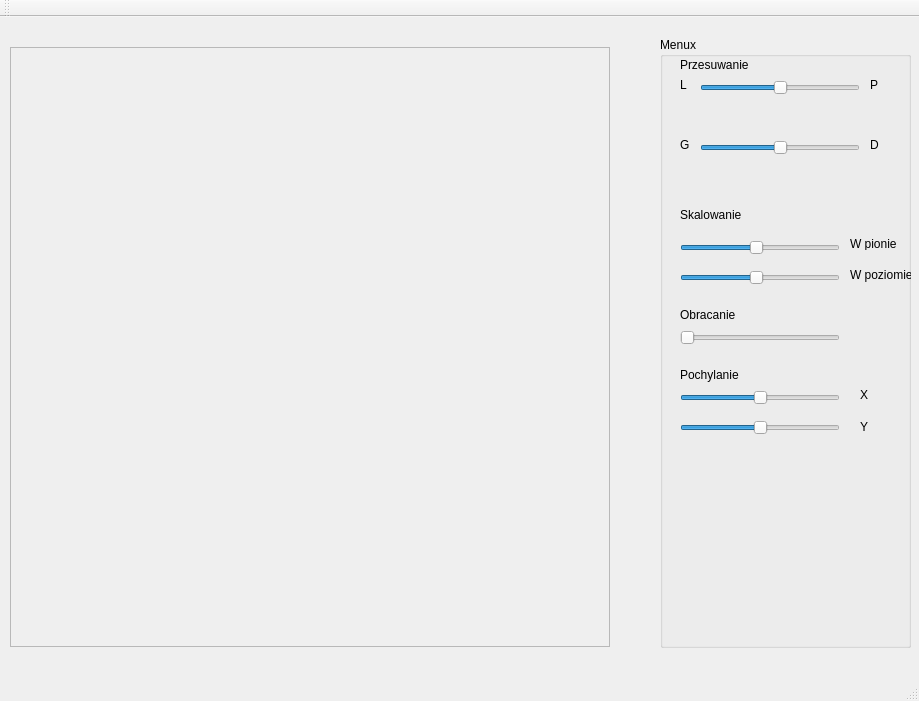
<?xml version="1.0" encoding="UTF-8"?>
<ui version="4.0">
 <class>MainWindow</class>
 <widget class="QMainWindow" name="MainWindow">
  <property name="geometry">
   <rect>
    <x>0</x>
    <y>0</y>
    <width>919</width>
    <height>701</height>
   </rect>
  </property>
  <property name="windowTitle">
   <string>MainWindow</string>
  </property>
  <widget class="QWidget" name="centralWidget">
   <widget class="QGroupBox" name="groupBox">
    <property name="geometry">
     <rect>
      <x>660</x>
      <y>20</y>
      <width>251</width>
      <height>611</height>
     </rect>
    </property>
    <property name="title">
     <string>Menux</string>
    </property>
    <widget class="QSlider" name="przesuwaniePL">
     <property name="geometry">
      <rect>
       <x>40</x>
       <y>40</y>
       <width>160</width>
       <height>22</height>
      </rect>
     </property>
     <property name="minimum">
      <number>-300</number>
     </property>
     <property name="maximum">
      <number>300</number>
     </property>
     <property name="orientation">
      <enum>Qt::Horizontal</enum>
     </property>
    </widget>
    <widget class="QSlider" name="D">
     <property name="geometry">
      <rect>
       <x>40</x>
       <y>100</y>
       <width>160</width>
       <height>22</height>
      </rect>
     </property>
     <property name="minimum">
      <number>-300</number>
     </property>
     <property name="maximum">
      <number>300</number>
     </property>
     <property name="orientation">
      <enum>Qt::Horizontal</enum>
     </property>
    </widget>
    <widget class="QLabel" name="label">
     <property name="geometry">
      <rect>
       <x>20</x>
       <y>20</y>
       <width>81</width>
       <height>16</height>
      </rect>
     </property>
     <property name="text">
      <string>Przesuwanie</string>
     </property>
    </widget>
    <widget class="QLabel" name="label_2">
     <property name="geometry">
      <rect>
       <x>210</x>
       <y>40</y>
       <width>21</width>
       <height>16</height>
      </rect>
     </property>
     <property name="text">
      <string>P</string>
     </property>
    </widget>
    <widget class="QLabel" name="label_4">
     <property name="geometry">
      <rect>
       <x>210</x>
       <y>100</y>
       <width>21</width>
       <height>16</height>
      </rect>
     </property>
     <property name="text">
      <string>D</string>
     </property>
    </widget>
    <widget class="QLabel" name="label_6">
     <property name="geometry">
      <rect>
       <x>20</x>
       <y>170</y>
       <width>71</width>
       <height>16</height>
      </rect>
     </property>
     <property name="text">
      <string>Skalowanie</string>
     </property>
    </widget>
    <widget class="QSlider" name="SkalowaniePion">
     <property name="geometry">
      <rect>
       <x>20</x>
       <y>200</y>
       <width>160</width>
       <height>22</height>
      </rect>
     </property>
     <property name="minimum">
      <number>10</number>
     </property>
     <property name="maximum">
      <number>200</number>
     </property>
     <property name="singleStep">
      <number>1</number>
     </property>
     <property name="value">
      <number>100</number>
     </property>
     <property name="orientation">
      <enum>Qt::Horizontal</enum>
     </property>
    </widget>
    <widget class="QLabel" name="label_7">
     <property name="geometry">
      <rect>
       <x>190</x>
       <y>200</y>
       <width>47</width>
       <height>13</height>
      </rect>
     </property>
     <property name="text">
      <string>W pionie</string>
     </property>
    </widget>
    <widget class="QSlider" name="SkalowaniePoziom">
     <property name="geometry">
      <rect>
       <x>20</x>
       <y>230</y>
       <width>160</width>
       <height>22</height>
      </rect>
     </property>
     <property name="minimum">
      <number>10</number>
     </property>
     <property name="maximum">
      <number>200</number>
     </property>
     <property name="singleStep">
      <number>1</number>
     </property>
     <property name="value">
      <number>100</number>
     </property>
     <property name="orientation">
      <enum>Qt::Horizontal</enum>
     </property>
    </widget>
    <widget class="QLabel" name="label_8">
     <property name="geometry">
      <rect>
       <x>190</x>
       <y>230</y>
       <width>61</width>
       <height>16</height>
      </rect>
     </property>
     <property name="text">
      <string>W poziomie</string>
     </property>
    </widget>
    <widget class="QLabel" name="label_9">
     <property name="geometry">
      <rect>
       <x>20</x>
       <y>270</y>
       <width>71</width>
       <height>16</height>
      </rect>
     </property>
     <property name="text">
      <string>Obracanie</string>
     </property>
    </widget>
    <widget class="QSlider" name="Obracanie">
     <property name="geometry">
      <rect>
       <x>20</x>
       <y>290</y>
       <width>160</width>
       <height>22</height>
      </rect>
     </property>
     <property name="maximum">
      <number>360</number>
     </property>
     <property name="orientation">
      <enum>Qt::Horizontal</enum>
     </property>
    </widget>
    <widget class="QLabel" name="label_10">
     <property name="geometry">
      <rect>
       <x>20</x>
       <y>330</y>
       <width>111</width>
       <height>16</height>
      </rect>
     </property>
     <property name="text">
      <string>Pochylanie</string>
     </property>
    </widget>
    <widget class="QSlider" name="PochylanieX">
     <property name="geometry">
      <rect>
       <x>20</x>
       <y>350</y>
       <width>160</width>
       <height>22</height>
      </rect>
     </property>
     <property name="minimum">
      <number>-100</number>
     </property>
     <property name="maximum">
      <number>100</number>
     </property>
     <property name="orientation">
      <enum>Qt::Horizontal</enum>
     </property>
    </widget>
    <widget class="QSlider" name="PochylanieY">
     <property name="geometry">
      <rect>
       <x>20</x>
       <y>380</y>
       <width>160</width>
       <height>22</height>
      </rect>
     </property>
     <property name="minimum">
      <number>-100</number>
     </property>
     <property name="maximum">
      <number>100</number>
     </property>
     <property name="orientation">
      <enum>Qt::Horizontal</enum>
     </property>
    </widget>
    <widget class="QLabel" name="label_11">
     <property name="geometry">
      <rect>
       <x>200</x>
       <y>380</y>
       <width>21</width>
       <height>20</height>
      </rect>
     </property>
     <property name="text">
      <string>Y</string>
     </property>
    </widget>
    <widget class="QLabel" name="label_12">
     <property name="geometry">
      <rect>
       <x>200</x>
       <y>350</y>
       <width>21</width>
       <height>16</height>
      </rect>
     </property>
     <property name="text">
      <string>X</string>
     </property>
    </widget>
    <widget class="QLabel" name="label_3">
     <property name="geometry">
      <rect>
       <x>20</x>
       <y>40</y>
       <width>16</width>
       <height>16</height>
      </rect>
     </property>
     <property name="text">
      <string>L</string>
     </property>
    </widget>
    <widget class="QLabel" name="label_5">
     <property name="geometry">
      <rect>
       <x>20</x>
       <y>100</y>
       <width>16</width>
       <height>16</height>
      </rect>
     </property>
     <property name="text">
      <string>G</string>
     </property>
    </widget>
   </widget>
   <widget class="QFrame" name="frame">
    <property name="geometry">
     <rect>
      <x>10</x>
      <y>30</y>
      <width>600</width>
      <height>600</height>
     </rect>
    </property>
    <property name="frameShape">
     <enum>QFrame::StyledPanel</enum>
    </property>
    <property name="frameShadow">
     <enum>QFrame::Raised</enum>
    </property>
   </widget>
  </widget>
  <widget class="QMenuBar" name="menuBar">
   <property name="geometry">
    <rect>
     <x>0</x>
     <y>0</y>
     <width>919</width>
     <height>21</height>
    </rect>
   </property>
  </widget>
  <widget class="QToolBar" name="mainToolBar">
   <attribute name="toolBarArea">
    <enum>TopToolBarArea</enum>
   </attribute>
   <attribute name="toolBarBreak">
    <bool>false</bool>
   </attribute>
  </widget>
  <widget class="QStatusBar" name="statusBar"/>
 </widget>
 <layoutdefault spacing="6" margin="11"/>
 <resources/>
 <connections/>
</ui>
